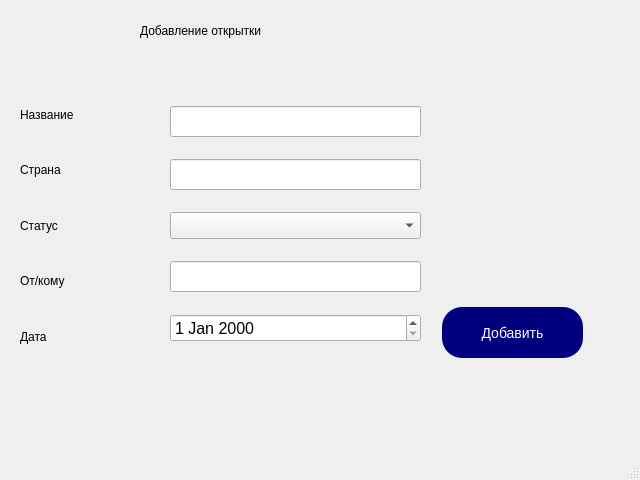
<?xml version="1.0" encoding="UTF-8"?>
<ui version="4.0">
 <class>MainWindow</class>
 <widget class="QMainWindow" name="MainWindow">
  <property name="geometry">
   <rect>
    <x>0</x>
    <y>0</y>
    <width>640</width>
    <height>480</height>
   </rect>
  </property>
  <property name="windowTitle">
   <string>MainWindow</string>
  </property>
  <widget class="QWidget" name="centralwidget">
   <widget class="QLabel" name="label">
    <property name="geometry">
     <rect>
      <x>140</x>
      <y>10</y>
      <width>331</width>
      <height>41</height>
     </rect>
    </property>
    <property name="styleSheet">
     <string notr="true">font: 63 18pt &quot;Yu Gothic UI Semibold&quot;;</string>
    </property>
    <property name="text">
     <string>Добавление открытки</string>
    </property>
   </widget>
   <widget class="QWidget" name="verticalLayoutWidget">
    <property name="geometry">
     <rect>
      <x>20</x>
      <y>90</y>
      <width>111</width>
      <height>271</height>
     </rect>
    </property>
    <layout class="QVBoxLayout" name="verticalLayout">
     <item>
      <widget class="QLabel" name="label_2">
       <property name="styleSheet">
        <string notr="true">font: 14pt &quot;Yu Gothic UI Semilight&quot;;</string>
       </property>
       <property name="text">
        <string>Название</string>
       </property>
      </widget>
     </item>
     <item>
      <widget class="QLabel" name="label_3">
       <property name="styleSheet">
        <string notr="true">font: 14pt &quot;Yu Gothic UI Semilight&quot;;</string>
       </property>
       <property name="text">
        <string>Страна</string>
       </property>
      </widget>
     </item>
     <item>
      <widget class="QLabel" name="label_4">
       <property name="styleSheet">
        <string notr="true">font: 14pt &quot;Yu Gothic UI Semilight&quot;;</string>
       </property>
       <property name="text">
        <string>Статус</string>
       </property>
      </widget>
     </item>
     <item>
      <widget class="QLabel" name="label_5">
       <property name="styleSheet">
        <string notr="true">font: 14pt &quot;Yu Gothic UI Semilight&quot;;</string>
       </property>
       <property name="text">
        <string>От/кому</string>
       </property>
      </widget>
     </item>
     <item>
      <widget class="QLabel" name="label_6">
       <property name="styleSheet">
        <string notr="true">font: 14pt &quot;Yu Gothic UI Semilight&quot;;</string>
       </property>
       <property name="text">
        <string>Дата</string>
       </property>
      </widget>
     </item>
    </layout>
   </widget>
   <widget class="QWidget" name="verticalLayoutWidget_2">
    <property name="geometry">
     <rect>
      <x>170</x>
      <y>90</y>
      <width>251</width>
      <height>271</height>
     </rect>
    </property>
    <layout class="QVBoxLayout" name="verticalLayout_2">
     <item>
      <widget class="QLineEdit" name="title">
       <property name="font">
        <font>
         <pointsize>14</pointsize>
        </font>
       </property>
      </widget>
     </item>
     <item>
      <widget class="QLineEdit" name="country">
       <property name="font">
        <font>
         <pointsize>14</pointsize>
        </font>
       </property>
      </widget>
     </item>
     <item>
      <widget class="QComboBox" name="status">
       <property name="font">
        <font>
         <pointsize>12</pointsize>
        </font>
       </property>
      </widget>
     </item>
     <item>
      <widget class="QLineEdit" name="name_users">
       <property name="font">
        <font>
         <pointsize>14</pointsize>
        </font>
       </property>
      </widget>
     </item>
     <item>
      <widget class="QDateEdit" name="dateEdit">
       <property name="font">
        <font>
         <pointsize>12</pointsize>
        </font>
       </property>
      </widget>
     </item>
    </layout>
   </widget>
   <widget class="QPushButton" name="add_btn">
    <property name="geometry">
     <rect>
      <x>442</x>
      <y>307</y>
      <width>141</width>
      <height>51</height>
     </rect>
    </property>
    <property name="styleSheet">
     <string notr="true">background-color: rgb(0, 0, 127);
color: white;
font-size: 14px;
border-radius: 20px;</string>
    </property>
    <property name="text">
     <string>Добавить</string>
    </property>
   </widget>
   <widget class="QLabel" name="error_lb">
    <property name="geometry">
     <rect>
      <x>30</x>
      <y>400</y>
      <width>141</width>
      <height>21</height>
     </rect>
    </property>
    <property name="styleSheet">
     <string notr="true">font: 63 9pt &quot;Yu Gothic UI Semibold&quot;;
color:red;</string>
    </property>
    <property name="text">
     <string/>
    </property>
   </widget>
  </widget>
  <widget class="QMenuBar" name="menubar">
   <property name="geometry">
    <rect>
     <x>0</x>
     <y>0</y>
     <width>640</width>
     <height>26</height>
    </rect>
   </property>
  </widget>
  <widget class="QStatusBar" name="statusbar"/>
 </widget>
 <resources/>
 <connections/>
</ui>
